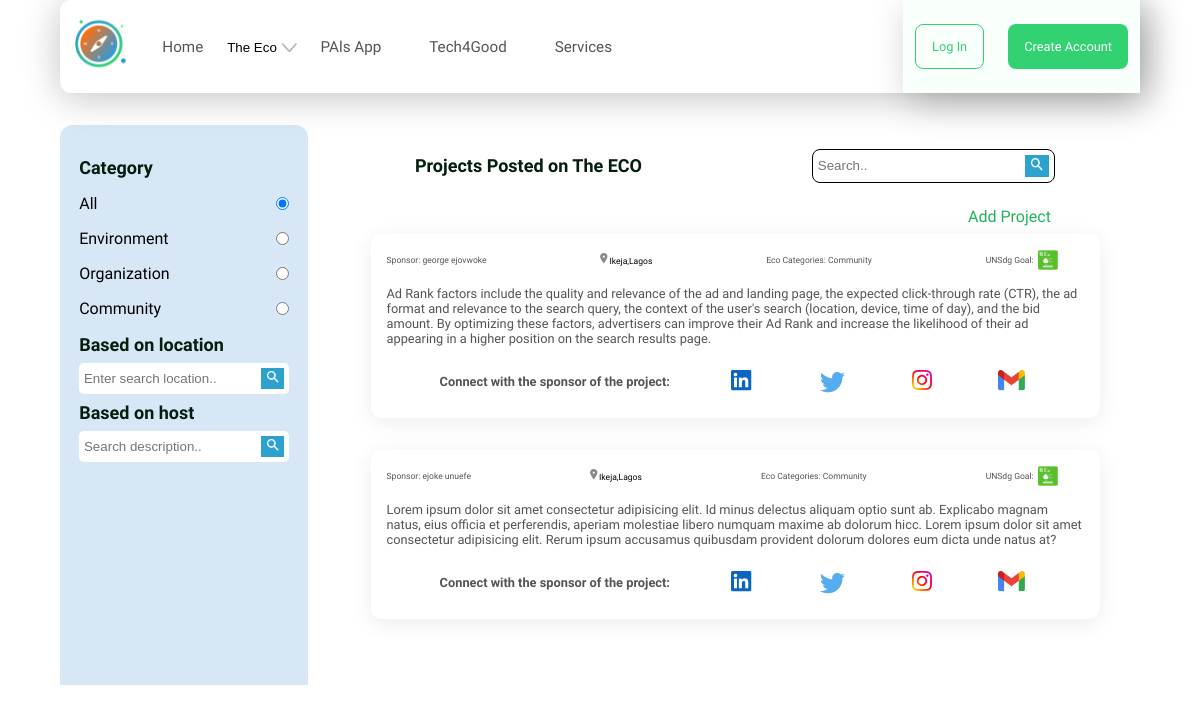
Before: /project/ with the older database file.
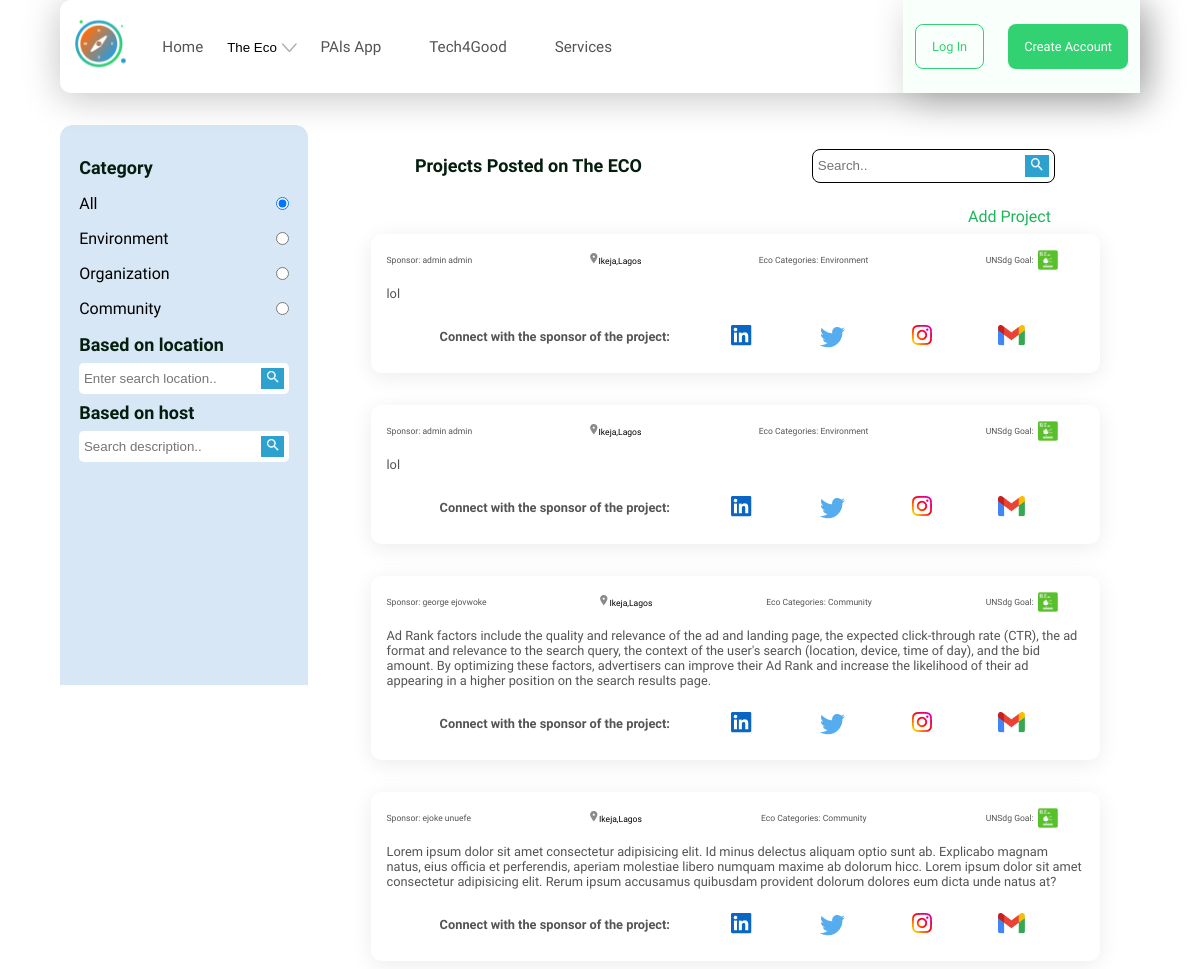
After: the same page with the newer database file.
### ecoplatform/models.py (models this page shows, shortened)
class Category(models.Model):
    name = models.CharField(max_length=50)
    image = models.ImageField(upload_to='category/', blank=True, null=True)
    slug = models.SlugField(blank=True, null=True)
    class Meta:
        verbose_name = 'category'
        verbose_name_plural = 'categories'
    def __str__(self):
        return self.name

class Project(models.Model):
    title = models.CharField(max_length=100)
    description = models.TextField(max_length=500)
    location = models.CharField(max_length=100,blank=True, null=True)
    user = models.ForeignKey(Account,on_delete=models.CASCADE)
    created = models.DateTimeField(default = timezone.now)
    category = models.ForeignKey('Category',on_delete=models.SET_NULL,null=True)
    sponsor = models.CharField(max_length=100, blank=True, null=True)
    linkedin = models.URLField(blank=True, null=True)
    twitter = models.URLField(blank=True, null=True)
    instagram = models.URLField(blank=True, null=True)
    Gmail = models.URLField(blank=True, null=True)
    slug = models.SlugField(blank=True,null=True)
    isTrending = models.BooleanField(default=False)
    upvotes = models.ManyToManyField(Account, blank=True, related_name='upvoted_projects')
    downvotes = models.ManyToManyField(Account, blank=True, related_name='downvoted_projects')
    class Meta:
        verbose_name = 'Project'
        verbose_name_plural = 'Projects'

### ecousers/models.py (models this page shows, shortened)
class Account(AbstractBaseUser):
    first_name      = models.CharField(max_length=50)
    last_name       = models.CharField(max_length=50)
    username        = models.CharField(max_length=50, unique=True)
    email           = models.EmailField(max_length=100, unique=True)
    phone_number    = models.CharField(max_length=50)
    date_joined     = models.DateTimeField(auto_now_add=True)
    last_login      = models.DateTimeField(auto_now_add=True)
    is_admin        = models.BooleanField(default=False)
    is_staff        = models.BooleanField(default=False)
    is_active        = models.BooleanField(default=False)
    is_superadmin        = models.BooleanField(default=False)
    USERNAME_FIELD = 'email'
    REQUIRED_FIELDS = ['username', 'first_name', 'last_name']
    objects = MyAccountManager()
    def full_name(self):
        return f'{self.first_name} {self.last_name}'

### ecoplatform/views.py (the view)
# urls.py: path('project/', views.projectListView, name='project_list'),
def projectListView(request):
    category_slug = request.GET.get('category')
    user_query = request.GET.get('user_query')
    location_query = request.GET.get('location_query')
    if category_slug:
        category = get_object_or_404(Category, slug=category_slug)
        projects = Project.objects.order_by('-created').filter(category=category)
    else:
        projects = Project.objects.order_by('-created').all()
    if user_query:
        projects = projects.filter(description__icontains=user_query)
    if location_query:
        projects = projects.filter(location__icontains=location_query)
    categories = Category.objects.all()
    context = {
        'projects': projects,
        'categories': categories,
        'selected_category': category_slug,
    }
    return render(request, 'ecoplatform/project_list.html', context)

### ecoplatform/context_processors.py (called while the page is built)
def menu_links(request):
    links = Category.objects.all()
    return dict(links=links)

### templates/ecoplatform/project_list.html (shortened to what this page needs)
{% extends 'base.html' %}
{% load static %}
{% block contents %}
            <h5>Projects Posted on The ECO</h5>
            <div class="search">
                <form class="cat-search" action="{% url 'ecoplatform:project_list' %}">
                    <input type="text" name="user_query" placeholder="Search..">
                    <button><img src="{% static 'images/category/search.png' %}" alt="search button"></button>
                </form>
            </div>
        </div>
        <div class="add-problems-btn">
            <a href="{% url 'ecoplatform:add-project' %}">Add Project</a>
        </div>
        {% if projects %}
        {% for project in projects %}
        <div class="card">
            <div class="card-wrapper">
                <div class="card-header">
                    <div class="eco-cat">
                        <p class="text-fix2">Sponsor: <a href="">{{project.user.full_name}}</a></p>
                    </div>
                    <div class="post-location">
                        <img src="{% static 'images/card/Pindrop.png' %}" alt=""><span class="location">Ikeja,Lagos</span>
                    </div>
                    <div class="eco-cat">
                        <p class="text-fix2">Eco Categories: <a href="">{{project.category}}</a></p>
                    </div>
                    <div class="goal">
                        <p class="text-fix2">UNSdg Goal: </p><img src="{% static 'images/card/eco.png' %}" alt="">
                    </div>
                </div>
                <div class="card-details">
                    <p>{{project.description}}</p>
                </div>
                <div class="card-footer">
                    <p><b>Connect with the sponsor of the project:</b></p>
                    <a href="#"><img src="{% static 'images/card/project-card/linkedin.png' %}" alt=""></a>
                    <a href="#"><img src="{% static 'images/card/project-card/twitter.png' %}" alt=""></a>
                    <a href="#"><img src="{% static 'images/card/project-card/insta.png' %}" alt=""></a>
                    <a href="#"><img src="{% static 'images/card/project-card/gmail (2).png' %}" alt=""></a>
                </div>
            </div>
        </div>
        {% endfor %}
        {% else %}
        <p style="text-align:center">No projects found for this category.</p>
        {% endif %}
{% endblock%}

### templates/base.html (shortened to what this page needs)
{% load static %}
<!DOCTYPE html>
<html lang="en">
<head>
    <link href="https://cdn.jsdelivr.net/npm/remixicon@2.5.0/fonts/remixicon.css" rel="stylesheet">
    <link href='https://unpkg.com/boxicons@2.1.4/css/boxicons.min.css' rel='stylesheet'>
    <link rel="stylesheet" href="{% static 'scss/main.css' %}">
     <link rel="stylesheet" type="text/css"
     href="https://cdnjs.cloudflare.com/ajax/libs/OwlCarousel2/2.2.1/assets/owl.carousel.min.css">
    <link rel="stylesheet" type="text/css"
     href="https://cdnjs.cloudflare.com/ajax/libs/OwlCarousel2/2.2.1/assets/owl.theme.default.min.css">
</head>
<body>
        <div class="body-wrapper">
            {% include 'components/navbar.html' %}
          {% if home %}
          {% block content %}
          {% endblock content %}
          {% else %}
          <section class="main-content">
            <aside class="category">
                <div class="cat-wrapper">
                    <h5>Category</h5>
                    <form class="radio">
                        <div>
                            <label for="All">All</label>
                            <input type="radio" name="category" id="All" value="" {% if not selected_category %}checked{% endif %}>
                        </div>
                        {% for category in categories %}
                        <div>
                            <label for="{{ category.slug }}">{{ category.name }}</label>
                            <input type="radio" name="category" id="{{ category.slug }}" value="{{ category.slug }}" {% if selected_category == category.slug %}checked{% endif %}>
                        </div>
                        {% endfor %}
                    </form>
                    <h5>Based on location</h5>
                    {% if projects %}
                    <form class="cat-search" action="{% url 'ecoplatform:project_list' %}">
                        <input type="text" name="location_query" placeholder="Enter search location..">
                        <button><img src="{% static 'images/category/search.png' %}" alt="search button"></button>
                    </form>
                    <h5>Based on host</h5>
                    <form class="cat-search" action="{% url 'ecoplatform:project_list' %}">
                        <input type="text" name="user_query" placeholder="Search description..">
                        <button><img src="{% static 'images/category/search.png' %}" alt="search button"></button>
                    </form>
                {% endif %}
                </div>
            </aside>
            <main class="card-main">
                <div class="heading">
                    {% block contents %}
                    {% endblock contents %}
                </div>
          {% endif %}
</body>

### templates/components/navbar.html (shortened to what this page needs)
{% load static %}
<nav>
    <div class="logo">
        <img src="{% static 'images/notification/logo 3(1).png' %}" alt="Eco logo">
    </div>
    <div class="right-side__nav hidden">
        <div class="nav-links toggler">
            <a href="{% url 'ecoplatform:home' %}">Home</a>
            <div class="dropdown">
                <button class="dropbtn">The Eco
                    <img src="{% static 'images/notification/arrowdown.png' %}" alt="arrow down"
                    class="eco-img">
                </button>
            </div>
            <a href="#">PAls App</a>
            <a href="#">Tech4Good</a>
            <a href="#">Services</a>
        </div>
        {% if user.id is None %}
            <div class="connect toggler skew">
                <a href="{% url 'ecousers:login' %}" id="login1">Log In</a>
                <a href="{% url 'ecousers:register' %}" id="create1">Create Account</a>
            </div>
        {% else %}
            <div class="connect toggler skew">
                <a href="{% url 'ecousers:logout' %}" id="login1">Log Out</a>
                <a href="{% url 'ecousers:dashboard' %}" id="create1">{{user.first_name|capfirst}} || Dashboard</a>
            </div>
        {% endif %}
    </div>
</nav>

Changed rows visible on the page:
added Project: user.full_name "admin admin", category "Environment", description "lol"
added Project: user.full_name "admin admin", category "Environment", description "lol"
